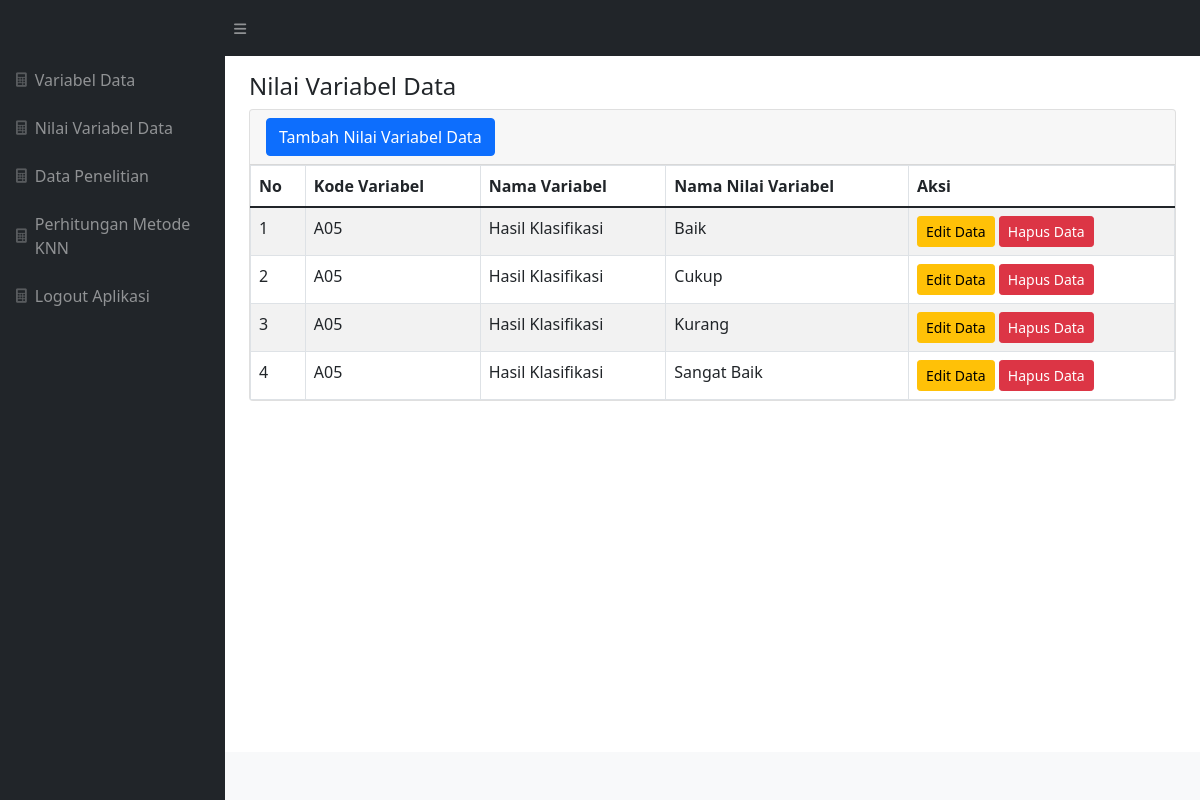
Screenshot of /index.php?m=nilai (signed in) with the database file from the repository.
### tables this page shows
CREATE TABLE `tb_nilai` (
  `id_nilai` int(11) NOT NULL,
  `id_atribut` varchar(255) DEFAULT NULL,
  `nama_nilai` varchar(255) DEFAULT NULL
);

CREATE TABLE `tb_atribut` (
  `id_atribut` varchar(16) NOT NULL,
  `nama_atribut` varchar(255) DEFAULT NULL,
  `status_atribut` varchar(255) DEFAULT NULL,
  `nilai` tinyint(1) DEFAULT NULL,
  `keterangan` varchar(255) DEFAULT NULL
);

### functions.php (called while the page is built, shortened)
<?php
include 'config.php';
include 'includes/db.php';
$db = new DB($config['server'], $config['username'], $config['password'], $config['database_name']);
function _get($key, $val = null)
{
    if (isset($_GET[$key]))
        return $_GET[$key];
    else
        return $val;
}
$mod = _get('m');

### config.php (called while the page is built)
<?php
$config["server"] = 'localhost';
$config["username"] = 'root';
$config["password"] = '';
$config["database_name"] = 'nisaknn';

### includes/db.php (called while the page is built, shortened)
<?php
class DB
{
    var $conn = null;
    public function __construct($host, $username, $passwd, $dbname)
    {
        $this->conn = mysqli_connect($host, $username, $passwd, $dbname);
    }
    public function query($sql)
    {
        $query = mysqli_query($this->conn, $sql) or die('<pre>Error mysqli_query: ' . mysqli_error($this->conn) . '<br />' . $sql . '</pre>');
        return $query;
    }
    public function get_results($sql)
    {
        $query = $this->query($sql);
        $arr = array();
        while ($row = mysqli_fetch_object($query)) {
            $arr[] = $row;
        }
        return $arr;
    }
}

### nilai.php (the view, shortened to what this page needs)
<div class="page-header">
    <h4>Nilai Variabel Data</h4>
</div>
<div class="card">
    <div class="card-header">
        <form class="row g-1 align-items-center">
            <div class="col-auto">
                <a class="btn btn-primary" href="?m=nilai_tambah"><span class=""></span> Tambah Nilai Variabel Data</a>
            </div>
        </form>
    </div>
    <table class="table table-bordered table-hover table-striped m-0">
        <thead>
            <tr>
                <th>No</th>
                <th>Kode Variabel</th>
                <th>Nama Variabel</th>
                <th>Nama Nilai Variabel</th>
                <th>Aksi</th>
            </tr>
        </thead>
        <?php
        $q = esc_field(_get('q'));
        $rows = $db->get_results("SELECT * FROM tb_nilai n INNER JOIN tb_atribut a ON a.id_atribut=n.id_atribut WHERE nama_atribut LIKE '%$q%' OR nama_nilai LIKE '%$q%' ORDER BY n.id_atribut, n.nama_nilai");
        $no = 0;
        foreach ($rows as $row) : ?>
            <tr>
                <td><?= ++$no ?></td>
                <td><?= $row->id_atribut ?></td>
                <td><?= $row->nama_atribut ?></td>
                <td><?= $row->nama_nilai ?></td>
                <td>
                    <a class="btn btn-sm btn-warning" href="?m=nilai_ubah&ID=<?= $row->id_nilai ?>">Edit Data<span class=""></span></a>
                    <a class="btn btn-sm btn-danger" href="aksi.php?act=nilai_hapus&ID=<?= $row->id_nilai ?>" onclick="return confirm('Hapus data?')">Hapus Data<span class=""></span></a>
                </td>
            </tr>
        <?php endforeach;
        ?>
    </table>
</div>

### index.php (shortened to what this page needs)
<?php
include 'functions.php';
?>
<!DOCTYPE html>
<html lang="en">
<head>
	<link href="assets/css/styles.css" rel="stylesheet" />
	<link href="assets/fontawesome/css/all.min.css" rel="stylesheet" />
</head>
<body class="sb-nav-fixed">
	<nav class="sb-topnav navbar navbar-expand navbar-dark bg-dark">
		<a class="navbar-brand ps-3" href="?"></a>
		<button class="btn btn-link btn-sm order-1 order-lg-0 me-4 me-lg-0" id="sidebarToggle" href="#!"><i class="fas fa-bars"></i></button>
	</nav>
	<div id="layoutSidenav">
		<div id="layoutSidenav_nav">
			<nav class="sb-sidenav accordion sb-sidenav-dark bg-dark" id="sidenavAccordion">
				<div class="sb-sidenav-menu">
					<div class="nav">
						<a class="nav-link" href="?m=atribut">
							<div class="sb-nav-link-icon"><i class="fas fa-calculator"></i></div>
							Variabel Data
						</a>
						<a class="nav-link" href="?m=nilai">
							<div class="sb-nav-link-icon"><i class="fas fa-calculator"></i></div>
							Nilai Variabel Data
						</a>
						<a class="nav-link" href="?m=dataset">
							<div class="sb-nav-link-icon"><i class="fas fa-calculator"></i></div>
							Data Penelitian
						</a>
						<a class="nav-link" href="?m=hitung">
							<div class="sb-nav-link-icon"><i class="fas fa-calculator"></i></div>
							Perhitungan Metode KNN
						</a>
						<a class="nav-link" href="aksi.php?act=logout">
							<div class="sb-nav-link-icon"><i class="fas fa-calculator"></i></div>
							Logout Aplikasi
						</a>
					</div>
				</div>
			</nav>
		</div>
		<div id="layoutSidenav_content">
			<main>
				<div class="container-fluid px-4 py-3">
					<?php
					if (file_exists($mod . '.php'))
						include $mod . '.php';
					else
						include 'home.php';
					?>
				</div>
			</main>
			<footer class="py-4 bg-light mt-auto">
			</footer>
		</div>
	</div>
</body>
</html>

### rows the page displays
tb_nilai: id_atribut.id_atribut "A05", id_atribut.nama_atribut "Hasil Klasifikasi", nama_nilai "Baik"
tb_nilai: id_atribut.id_atribut "A05", id_atribut.nama_atribut "Hasil Klasifikasi", nama_nilai "Cukup"
tb_nilai: id_atribut.id_atribut "A05", id_atribut.nama_atribut "Hasil Klasifikasi", nama_nilai "Kurang"
tb_nilai: id_atribut.id_atribut "A05", id_atribut.nama_atribut "Hasil Klasifikasi", nama_nilai "Sangat Baik"
